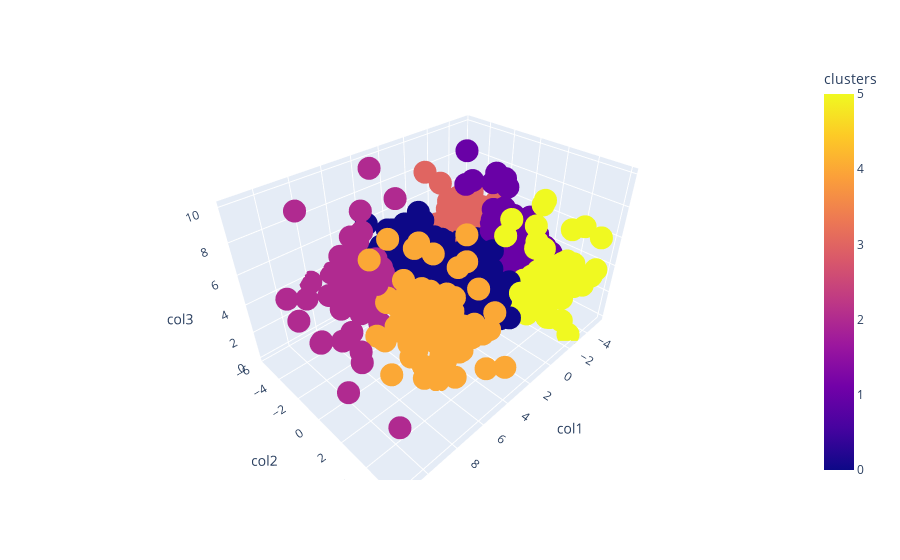

Write notebook code for a chart like this one.
### Code cell
tracklist, tracklist_ids = sort_tracklist(truncated_tracklist)
tracklist[:10]

### Figure 1 — Plotly figure (JSON) as saved in the notebook; plotly's stock layout.template omitted (floating-point values rounded to 4 significant figures; data arrays with more than 128 entries replaced by an {"elided": "..."} marker saying what was removed)
{"data": [{"customdata": {"elided": "678x1 int values"}, "hovertemplate": "<b>%{hovertext}</b><br><br>col1=%{x}<br>col2=%{y}<br>col3=%{z}<br>clusters=%{marker.color}<extra></extra>", "hovertext": {"elided": "678 str values"}, "legendgroup": "", "marker": {"color": {"elided": "678 int values"}, "coloraxis": "coloraxis", "symbol": "circle"}, "mode": "markers", "name": "", "scene": "scene", "showlegend": false, "type": "scatter3d", "x": {"elided": "678 float values"}, "y": {"elided": "678 float values"}, "z": {"elided": "678 float values"}}], "layout": {"coloraxis": {"colorbar": {"title": {"text": "clusters"}}, "colorscale": [[0, "#0d0887"], [0.1111, "#46039f"], [0.2222, "#7201a8"], [0.3333, "#9c179e"], [0.4444, "#bd3786"], [0.5556, "#d8576b"], [0.6667, "#ed7953"], [0.7778, "#fb9f3a"], [0.8889, "#fdca26"], [1, "#f0f921"]]}, "legend": {"tracegroupgap": 0}, "margin": {"t": 60}, "scene": {"domain": {"x": [0, 1], "y": [0, 1]}, "xaxis": {"title": {"text": "col1"}}, "yaxis": {"title": {"text": "col2"}}, "zaxis": {"title": {"text": "col3"}}}}}
